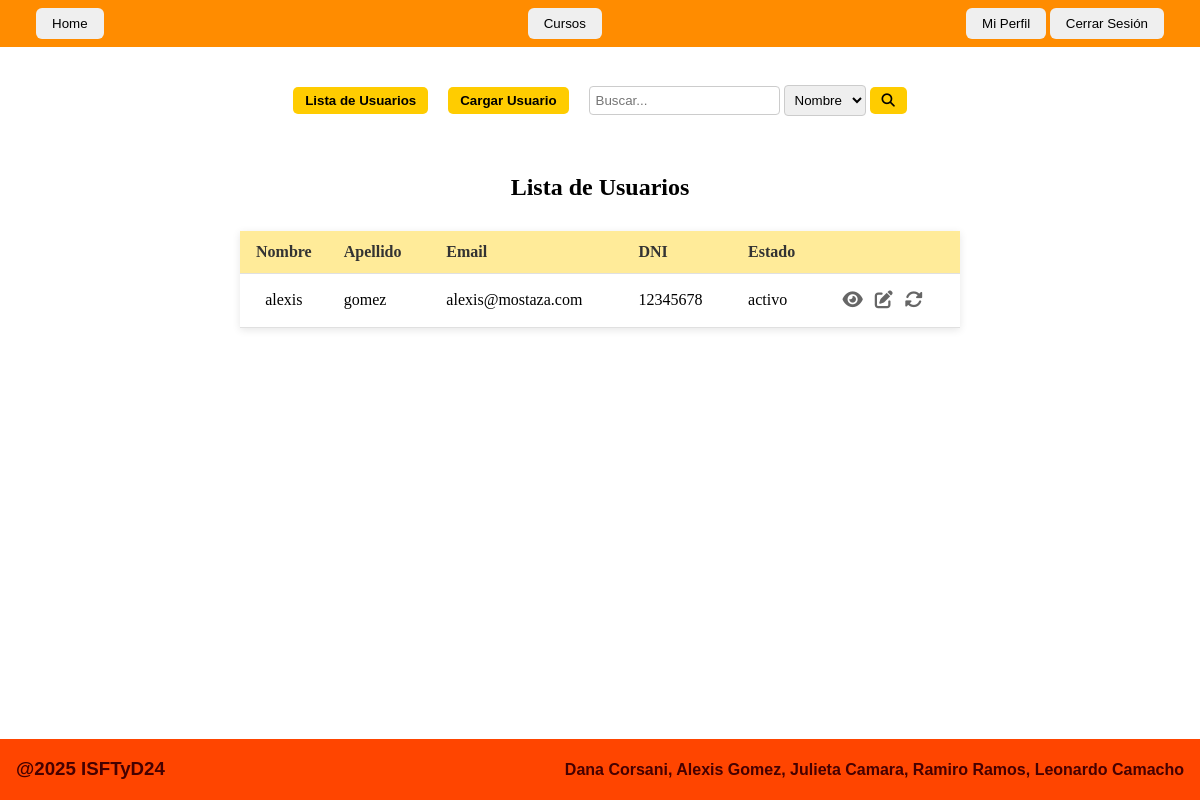
Before: /usuarios.php?listar with the older database file.
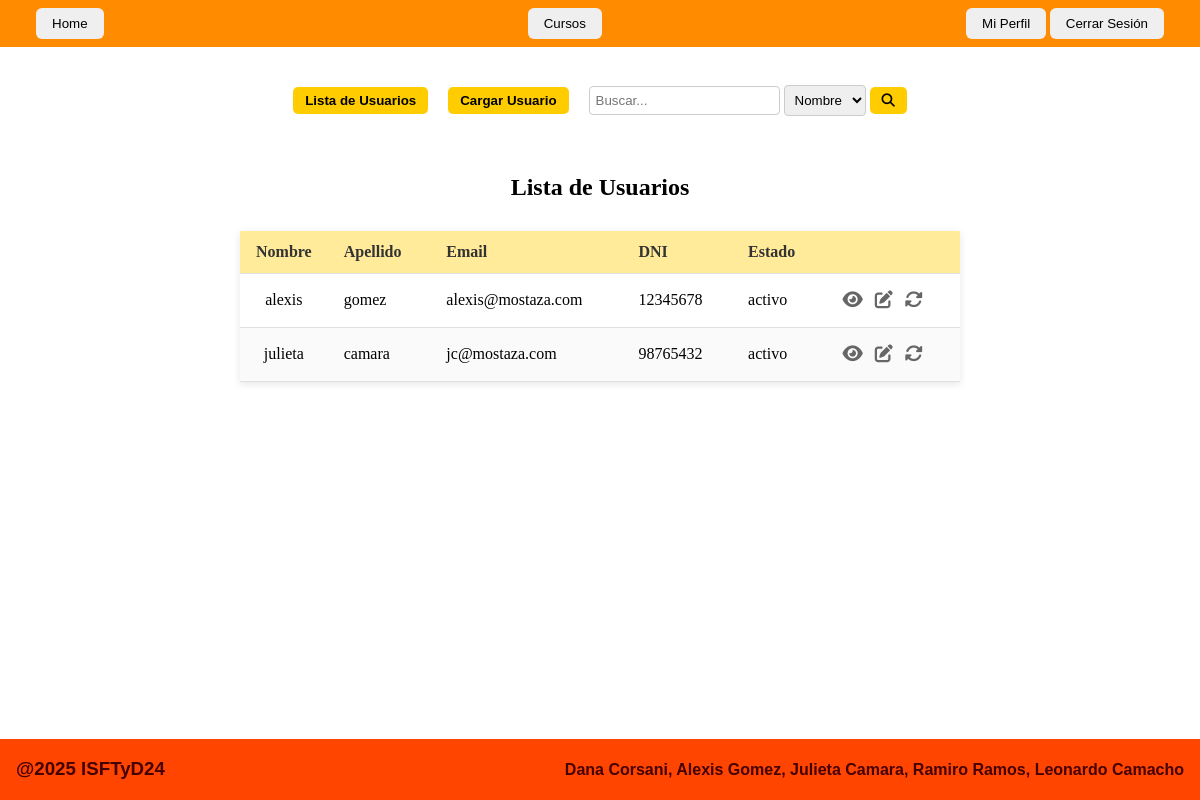
After: the same page with the newer database file.
### tables this page shows
CREATE TABLE usuarios (
  usu_id       INT PRIMARY KEY AUTO_INCREMENT,
  nombre       VARCHAR(30) NOT NULL,
  apellido     VARCHAR(30) NOT NULL,
  clave        CHAR(60)    NOT NULL,       
  dni          VARCHAR(15) NOT NULL UNIQUE,
  sucursal     VARCHAR(30),
  email        VARCHAR(100) NOT NULL UNIQUE,
  estado       ENUM('activo','inactivo') DEFAULT 'activo',
  rol_id       INT          NOT NULL,
  FOREIGN KEY (rol_id) REFERENCES roles(rol_id)
);

### clases.php (called while the page is built, shortened)
<?php
    class Usuario {
    public static function listar(){
        try{
            $c=conectar();
            $sql = "select * from usuarios;";
            $resulset = $c->query($sql);
            if($resulset->num_rows > 0){
                while($registro=$resulset->fetch_assoc()){
                    $lista[] = $registro;
                }
            }
            else{
                $lista=false;
            }
        }
        catch(Throwable $e){
            die("Error: " . $e->getMessage());
            $lista=false;
        }
        finally{
            return $lista;
        }
    }
}
?>

### usuarios.php (the view, shortened to what this page needs)
<?php
    require 'clases.php';
            ?>
<!DOCTYPE html>
<html lang="en">
<head>
    <link rel="stylesheet" href="https://cdnjs.cloudflare.com/ajax/libs/font-awesome/6.5.0/css/all.min.css">
</head>
<body>
    <?php
    include_once "navbar.php";
    ?>
    <br>
    <div class="top-bar">
        <div class="left">
            <a href="?listar"><button>Lista de Usuarios</button></a>
        </div>
        <div class="center">
            <a href="?altas"><button>Cargar Usuario</button></a>
        </div>
        <div class="right">
            <form method="get" action="?buscar">
                <input type="text" name="buscar" placeholder="Buscar..." required>
                <select name="opcion">
                    <option value="nombre">Nombre</option>
                </select>
                <button type="submit"><i class="fas fa-search"></i></button>
            </form>
        </div>
    </div><br>
    <?php
    if (isset($_GET["listar"]) || isset($_GET["buscar"])){
        echo "<h2 style='text-align:center;'>Lista de Usuarios</h2>";
        if (isset($_GET["listar"])){
            $lista=Usuario::listar();
        } elseif (isset($_GET["buscar"])){
            $lista=Usuario::buscar($_GET["buscar"], $_GET["opcion"]);
        }
            if ($lista){
                ?>
                <table>
                    <tr>
                        <th>Nombre</th>
                        <th>Apellido</th>
                        <th>Email</th>
                        <th>DNI</th>
                        <th>Estado</th>
                        <th></th>
                    </tr>
                    <form>
                    <?php
                    foreach($lista as $usuario){
                        ?>
                        <tr>
                            <td><?= $usuario["nombre"] ?></td>
                            <td><?= $usuario["apellido"] ?></td>
                            <td><?= $usuario["email"] ?></td>
                            <td><?= $usuario["dni"] ?></td>
                            <td><?= $usuario["estado"] ?></td>
                            <td>
                                <button title="Ver Desempeño" type="submit" name="desempenio" value="<?= $usuario["usu_id"] ?>"><i class="fas fa-eye"></i></button>
                                <button title="Modificar" type="submit" name="modificar" value="<?= $usuario["usu_id"] ?>"><i class="fas fa-edit"></i></button>
                                <button title="Cambiar Estado" type="submit" name="estado" value="<?= $usuario["usu_id"] ?>" onclick="return confirmarCambioEstado('<?php echo $usuario['estado']; ?>')"><i class="fas fa-sync-alt"></i></button>
                            </td>
                        </tr>
                        <?php
                    }
                    ?>
                </form>
            </table>
                <?php
            }
            else{
                echo "<h2>No hay resultados</h2>";
            }
        }
            ?>
    <footer class="footer">
        <h3 id="rights">@2025 ISFTyD24</h3>
        <div id="names">
            <h4>Dana Corsani, Alexis Gomez, Julieta Camara, Ramiro Ramos, Leonardo Camacho </h4>
        </div>
    </footer>
</body>
</html>

### navbar.php (shortened to what this page needs)
<nav class="navbar">
    <a href="inicio.php" title="Capacitaciones Mostaza"><button>Home</button></a>
    <div class="navbar-botones">
        <a href="cursos.php" title="Cursos"><button>Cursos</button></a>
    </div>
    <div class="navbar-perfil">
        <a href="perfil.php" title="Mi Perfil"><button>Mi Perfil</button></a><form action="" method="post">
            <input type="submit" name="cerrar" value="Cerrar Sesión">
        </form>
    </div>
</nav>

### usuarios.php (style rules this page uses)
table { width: 60%; max-width: 900px; margin: 30px auto; border-collapse: collapse; background-color: #fff; box-shadow: 0 2px 8px rgba(0,0,0,0.1); }
th, td { padding: 12px 16px; border-bottom: 1px solid #e0e0e0; text-align: left; }
th { background-color: #ffeb99; color: #333; font-weight: 600; }
tbody tr:nth-child(even) { background-color: #fafafa; }
td button { background: transparent; border: none; cursor: pointer; font-size: 18px; color: #666; padding: 4px; }
td:first-child { width: 50px; text-align: center; }
.top-bar { display: flex; align-items: center; justify-content: center; gap: 20px; margin: 20px auto; max-width: 800px; }
.top-bar .left, .top-bar .center, .top-bar .right { display: flex; align-items: center; gap: 8px; }
.top-bar .right { margin-left: 0; }
.top-bar button, .top-bar input[type="submit"] { background-color: #ffcc00; border: none; padding: 6px 12px; border-radius: 5px; cursor: pointer; font-weight: bold; margin: 0; }
.top-bar input[type="text"], .top-bar select { padding: 6px; border-radius: 4px; border: 1px solid #ccc; margin: 0; }
.top-bar i { pointer-events: none; }
footer { grid-area: footer; display: flex; justify-content: space-between; color: #450101; font-weight: 900; position: fixed; bottom: 0; left: 0; right: 0; background-color: orangered; padding: 0 1rem; font-family: Arial, sans-serif; }

### navbar.php (style rules this page uses)
body { box-sizing: border-box; margin: 0 0; }
.navbar { display: flex; flex-wrap: nowrap; justify-content: space-between; background-color: darkorange; padding: .5rem 3vw; }
.navbar-botones { margin-left: 5vw; }
.navbar-perfil { display: flex; gap: 0.3vw; }
.navbar-perfil form { margin: 0; }
.navbar button, .navbar input[type="submit"] { padding: .5rem 1rem; border-radius: 6px; border: none; cursor: pointer; }

Changed rows visible on the page:
added usuarios: nombre "julieta", apellido "camara", email "jc@mostaza.com", dni "98765432", estado "activo", $usuario["usu_id"] 2 (drawn)
